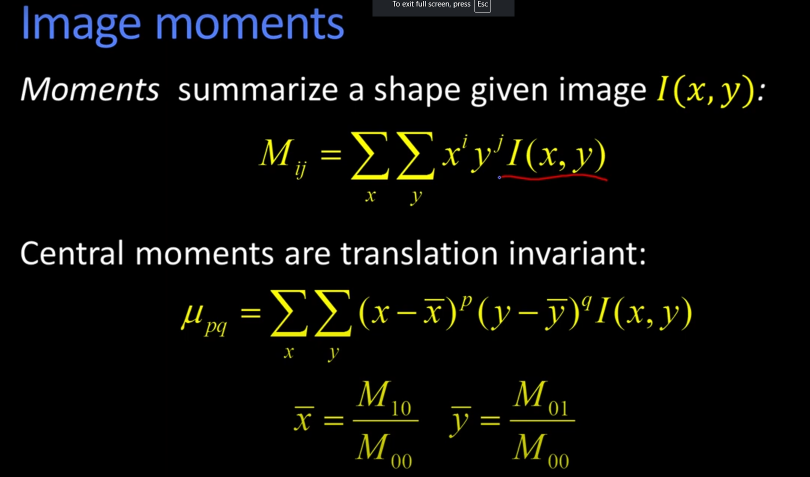
#> input picture image copy.png, 1619 x 954 px, given in place of the camera (shown at 1/2 size)
$ python 8-cv-colortracker.py
#> lines starting #> are read from the running program, lines starting #| are printed output that depends on the picture; after the words box and inside, x2 and y2 are one past the last pixel; in counts of white or black regions, pixels touching at a corner belong together
#> further down, frame is the input picture: shape (954, 1619, 3); mean B, G, R 8.2, 10.7, 10.4
import cv2
import numpy as np

cap = cv2.VideoCapture(0)


lower_blue = np.array([90,50, 20], dtype=np.uint8)
upper_blue = np.array([140,255, 255], dtype=np.uint8)

lower_yellow = np.array([20,113, 20], dtype=np.uint8)
upper_yellow = np.array([40,255, 255], dtype=np.uint8)

lower_green = np.array([45,85, 20], dtype=np.uint8)
upper_green= np.array([77,255, 255], dtype=np.uint8)

lower_red1 = np.array([1,100, 50], dtype=np.uint8)
upper_red1= np.array([5,100, 255], dtype=np.uint8)

lower_red2 = np.array([175,100, 50], dtype=np.uint8)
upper_red2= np.array([179,255, 255], dtype=np.uint8)


blue = {
    'color': (255,0,0),
    'pos': (0,50),
    'text': 'Blue'
 }
red = {
    'color': (0,0,255),
    'pos': (140,50),
    'text': 'Red'
 }
yellow = {
    'color': (0,255,255),
    'pos': (270,50),
    'text': 'Yellow'
 }
green = {
    'color': (0,255,0),
    'pos': (460,50),
    'text': 'Green'
 }


def drawTexts():

    cv2.rectangle(frame,(0,0),(640,55), 0,-1)
    cv2.putText(frame, blue['text'],blue['pos'],0,2,(255,255,255),2,cv2.LINE_AA)
    cv2.putText(frame,red['text'],red['pos'],0,2,(255,255,255),2,cv2.LINE_AA)
    cv2.putText(frame,yellow['text'],yellow['pos'],0,2,(255,255,255),2,cv2.LINE_AA)
    cv2.putText(frame,green['text'],green['pos'],0,2,(255,255,255),2,cv2.LINE_AA)
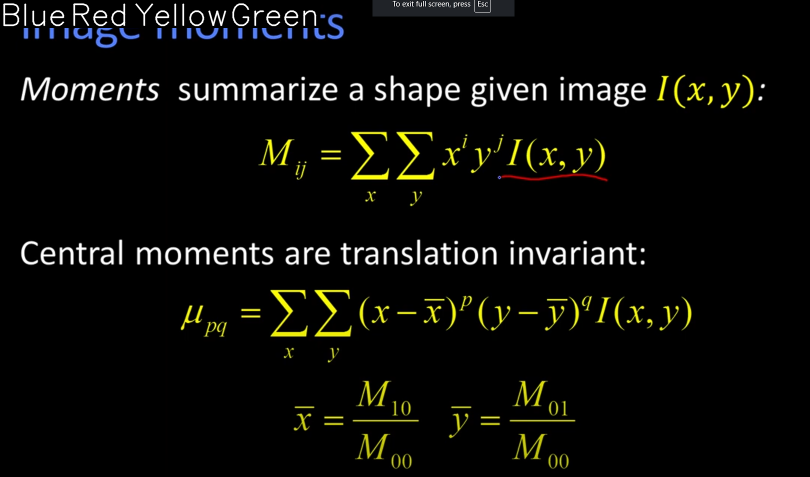
#> frame: shape (954, 1619, 3) (shown at 1/2 size); mean B, G, R 8, 11, 10.9

def drawMatches(mask,color):
    cnts,_ = cv2.findContours(mask,cv2.RETR_LIST,cv2.CHAIN_APPROX_SIMPLE)


    for c in cnts:
        a = cv2.contourArea(c)
        if a>1000:

            #Calculate moments to get center
            M = cv2.moments(c)

            #Get coordinates of the center of the object
            cX = int(M["m10"] / M["m00"])
            cY = int(M["m01"] / M["m00"])
            new_c = cv2.convexHull(c)

            cv2.drawContours(frame,[new_c],0,(0,0,255),2,cv2.LINE_AA)
            cv2.circle(frame,(cX,cY),5,(255,255,255),-1)
            cv2.putText(frame,color['text'],color['pos'],0,2,color['color'],2, cv2.LINE_AA)
    return


while True:
    ret, frame = cap.read()
    if not ret:
        break
    drawTexts()

    frame_hsv = cv2.cvtColor(frame, cv2.COLOR_BGR2HSV)
#> frame_hsv: shape (954, 1619, 3); mean H, S, V 6.5, 22.6, 11.7

    blueMask = cv2.inRange(frame_hsv, lower_blue, upper_blue)
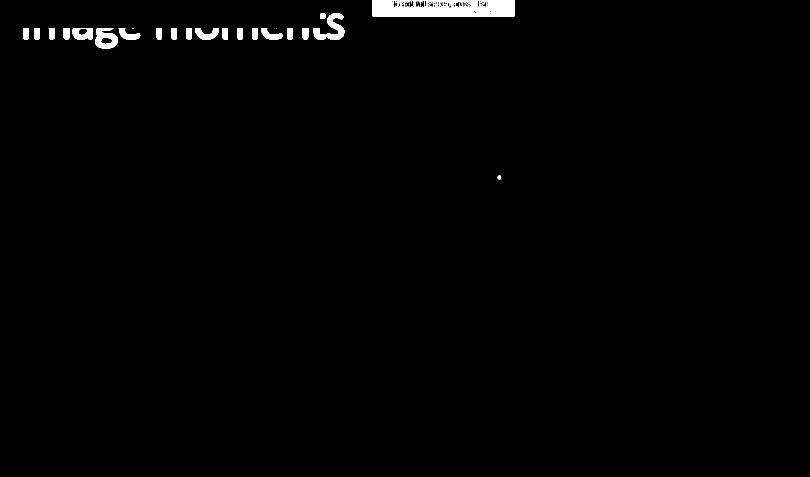
#> blueMask: shape (954, 1619) (shown at 1/2 size); 1.1% white; 47 white regions (25 under 20 px), largest, box (x1, y1, x2, y2) and area: (745, 0, 1029, 33) 7467, (626, 27, 689, 80) 1488, (190, 56, 236, 98) 1250
    yellowMask = cv2.inRange(frame_hsv, lower_yellow, upper_yellow)
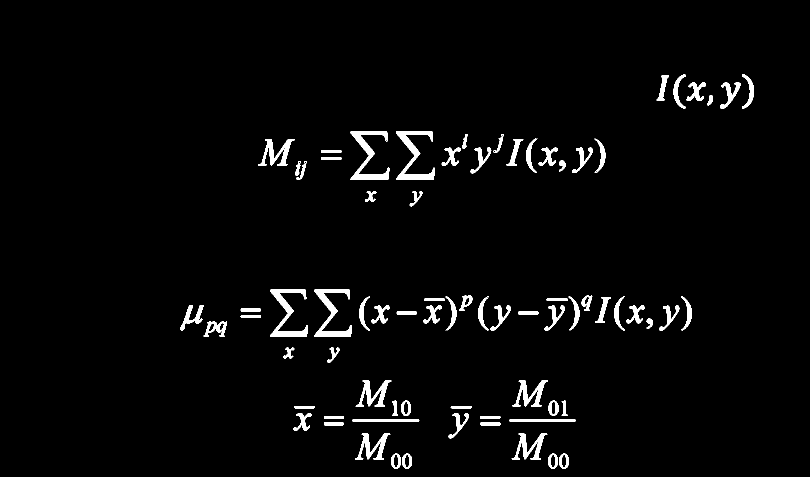
#> yellowMask: shape (954, 1619) (shown at 1/2 size); 2.7% white; 79 white regions, largest, box (x1, y1, x2, y2) and area: (792, 263, 870, 360) 2391, (701, 263, 779, 360) 2384, (540, 579, 616, 674) 2302
    greenMask = cv2.inRange(frame_hsv, lower_green, upper_green)
#> greenMask: shape (954, 1619); every value is 0
    redMask1 = cv2.inRange(frame_hsv, lower_red1, upper_red1)
    redMask2 = cv2.inRange(frame_hsv, lower_red2, upper_red2)
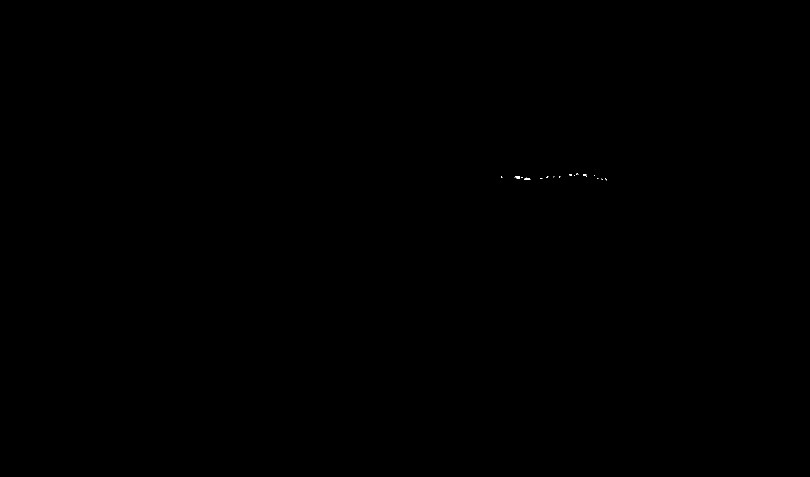
#> redMask2: shape (954, 1619) (shown at 1/2 size); 0.01% white; 18 white regions (15 under 20 px)

    redMask = cv2.add(redMask1,redMask2)

    drawMatches(blueMask, blue)
#> in drawMatches, `cnts,_ = cv2.findContours(mask,cv2.RETR_LIST,cv2.CHAIN_APPROX_SIMPLE)`: cnts = 59 contours, 25 with area under 20; largest, box (x1, y1, x2, y2) and area: (745, 0, 1029, 33) 8204, (190, 56, 236, 98) 1368, (626, 27, 689, 80) 1349, (145, 56, 186, 80) 836, (950, 0, 981, 24) 689
#> the loop in drawMatches, `for c in cnts:` made 59 passes
#> (a, cX, cY, new_c) on pass 59: (8204, 878, 16, [[1028, 0], [1028, 32], [745, 32], [745, 0]])
#> (a, cX, cY) on passes 17, 23: (1368.5, 211, 77), (1349, 662, 57)
#> after the loop in drawMatches, `for c in cnts:`:
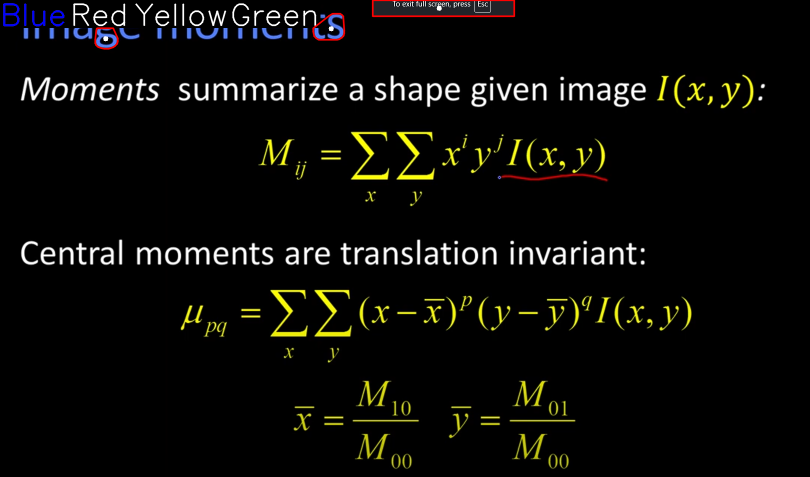
#> frame: shape (954, 1619, 3) (shown at 1/2 size); 0.41% of pixels changed, all inside (x1, y1, x2, y2) = (6, 0, 1031, 100)
    drawMatches(yellowMask,yellow)
#> in drawMatches (call 2), `cnts,_ = cv2.findContours(mask,cv2.RETR_LIST,cv2.CHAIN_APPROX_SIMPLE)`: cnts = 371 contours, 286 with area under 20; largest, box (x1, y1, x2, y2) and area: (792, 263, 870, 360) 2145, (701, 263, 779, 360) 2140, (540, 579, 616, 674) 2062, (628, 579, 704, 674) 2052, (516, 278, 590, 331) 1220
#> the loop in drawMatches (call 2), `for c in cnts:` made 371 passes
#> (a, cX, cY) on passes 42, 44, 111, 112, 255, 256, 345, 356, 357: (1135, 1059, 893), (1134, 745, 893), (1153, 1060, 787), (1129.5, 747, 787), (2052, 662, 628), (2062.5, 574, 628), (1220, 553, 304), (2145, 827, 313), (2140, 736, 313)
#> (c, a) on passes 5 to 10: ([[1123, 934], [1124, 933], [1125, 934], [1124, 935]], 2), ([[1108, 934], [1109, 933], [1110, 934], [1109, 935]], 2), ([[1101, 934], [1102, 933], [1103, 934], [1102, 935]], 2), ([[816, 934], [817, 933], [818, 934], [817, 935]], 2), ([[787, 934], [788, 933], [789, 934], [788, 935]], 2), ([[1122, 933], [1123, 932], [1124, 933], [1123, 934]], 2)
#> after the loop in drawMatches (call 2), `for c in cnts:`:
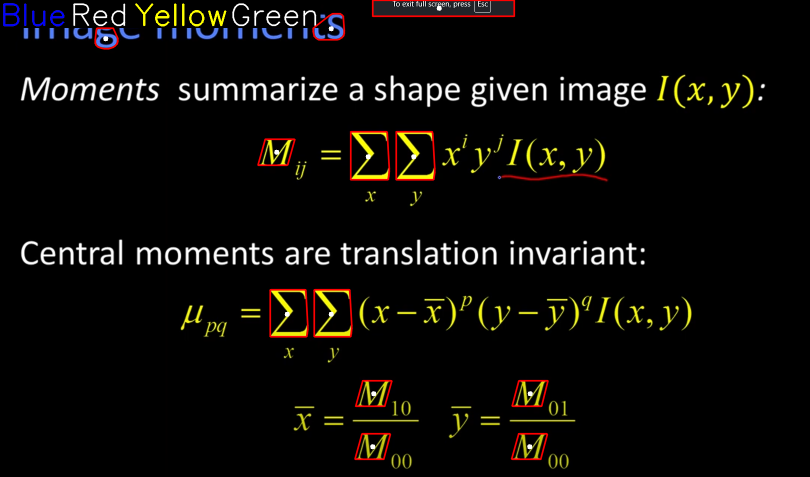
#> frame: shape (954, 1619, 3) (shown at 1/2 size); 0.97% of pixels changed, all inside (x1, y1, x2, y2) = (270, 6, 1098, 921)
    drawMatches(greenMask,green)
    drawMatches(redMask,red)
#> in drawMatches (call 4), `cnts,_ = cv2.findContours(mask,cv2.RETR_LIST,cv2.CHAIN_APPROX_SIMPLE)`: cnts = 18 contours, 16 with area under 20; largest, box (x1, y1, x2, y2) and area: (1048, 355, 1061, 360) 24, (1030, 352, 1040, 358) 22

    # cv2.imshow("blue", blueMask)
    # cv2.imshow("green", greenMask)


    cv2.imshow("Video", frame)


    if (cv2.waitKey(1) & 0xFF == ord('q')):
#> (key q is pressed here)
        break

cap.release()
cv2.destroyAllWindows()
